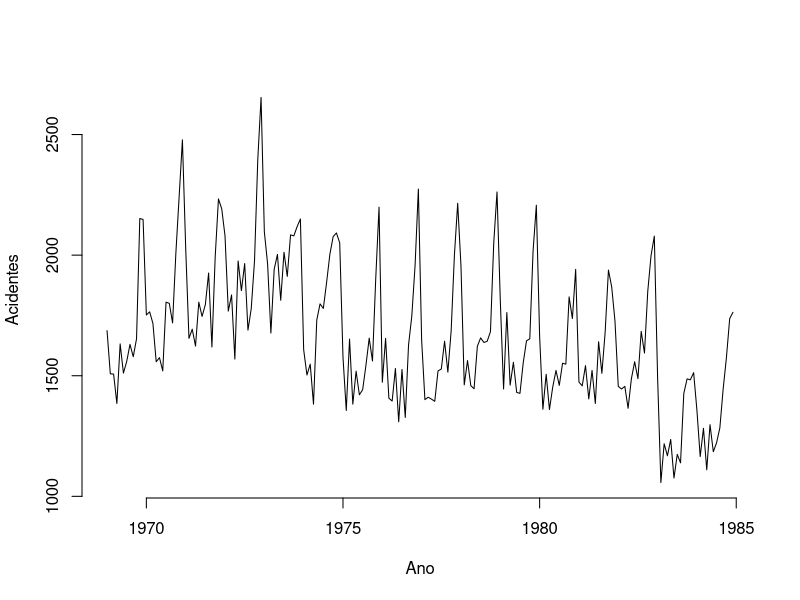
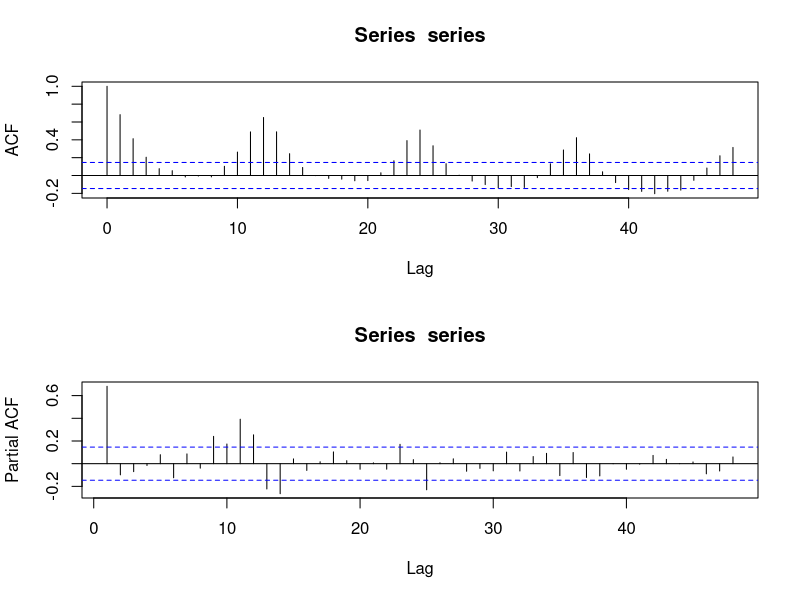
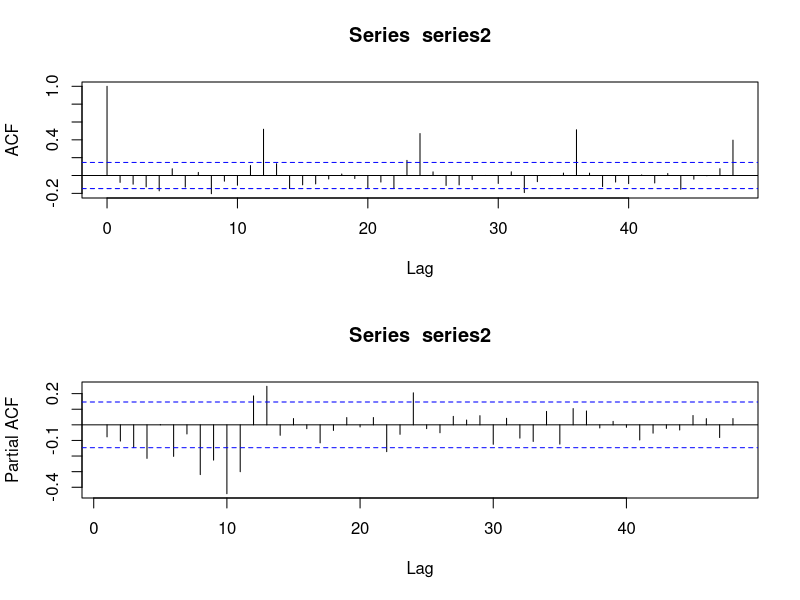
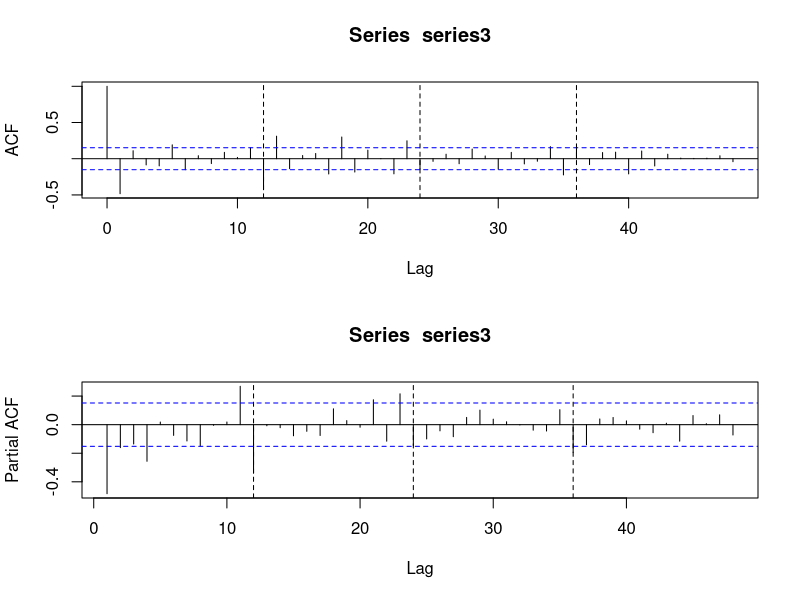
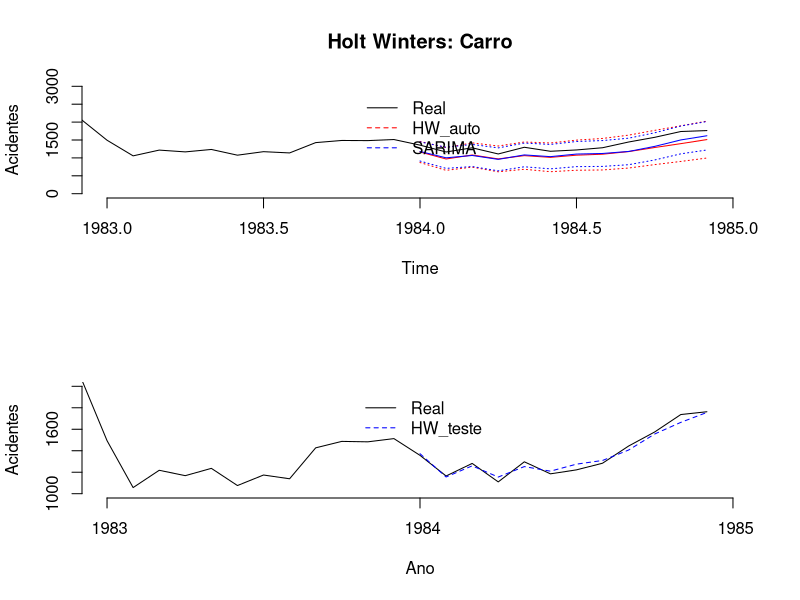
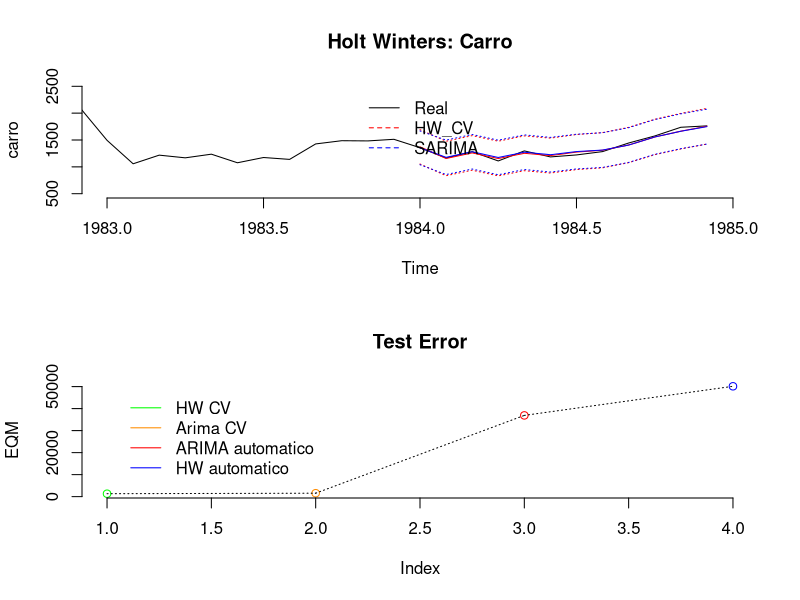
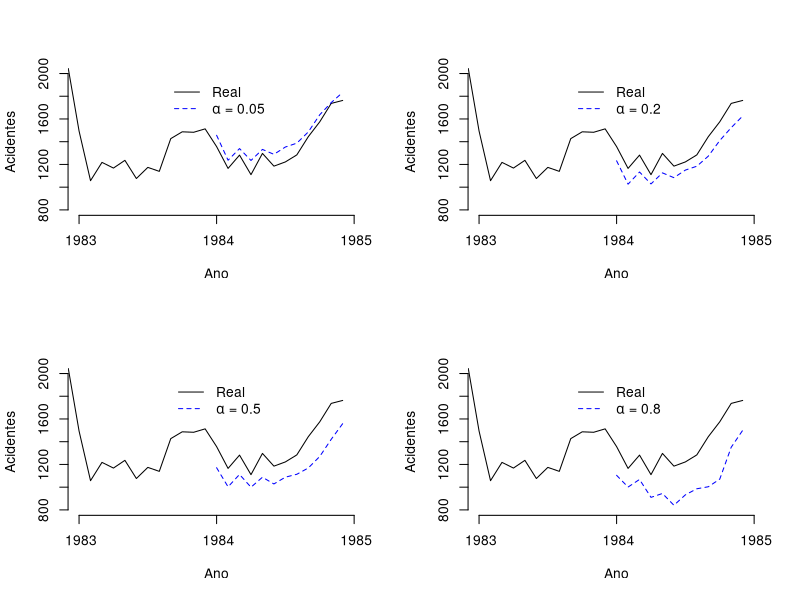
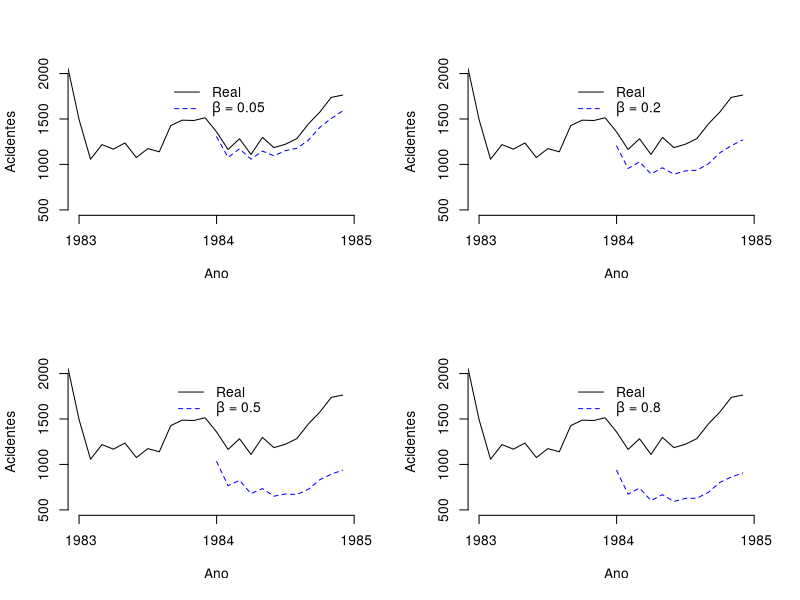

Write the R code that produced these figures, in order.
library(datasets)
library(forecast)
#library(stats)
#library(pastecs)

?UKDriverDeaths
carro <- datasets::UKDriverDeaths
plot.ts(carro, bty="n", ylab="Acidentes", xlab="Ano")   # Carro.jpeg
length(carro)
#trend.test(carro)

# Seatbelts
# ?Seatbelts
# Seatbelts
# plot.ts(Seatbelts)
# plot.ts(Seatbelts[,5], bty="n", ylab="Kms")  # kms



# Separando dados de teste

carro_treino <- subset(carro, end = 180)
carro_treino
carro_teste <- subset(carro, start = 181)
carro_teste


hw_carro_treino <- HoltWinters(carro_treino, seasonal = "add")        # a=0.3931 b=0.0167 c=0.3015
hw_carro_treino

arima_carro_treino <- auto.arima(carro_treino)    # ARIMA(1,1,2)(0,1,1)[12]
arima_carro_treino

windows()
par(mfrow = c (2,1))
series = ts(carro_treino)
acf(series,lag.max = 48)
pacf(series,lag.max = 48)

series2 = diff(series,lag = 1)
acf(series2,lag.max = 48)
pacf(series2,lag.max = 48)

series3 = diff(series2,lag=12)
acf(series3,lag.max = 48);abline(v=c(12,24,36),lty = 2)
pacf(series3,lag.max = 48);abline(v=c(12,24,36),lty = 2)

aj1 <- arima(carro_treino,c(1,1,2),seasonal = list(order = c(0,1,1),period = 12) ) #replicando a parte 1 do auto.arima
aj2 <- arima(carro_treino,c(1,1,1),seasonal = list(order = c(0,1,1),period = 12) ) 
aj3 <- arima(carro_treino,c(1,1,1),seasonal = list(order = c(0,1,2),period = 12) )
aj4 <- arima(carro_treino,c(1,0,0),seasonal = list(order = c(1,0,0),period = 12) )

EQM_aj1 <- sum((predict(aj1, 12)$pred - carro_teste)^2)/12
EQM_aj2 <- sum((predict(aj2, 12)$pred - carro_teste)^2)/12
EQM_aj3 <- sum((predict(aj3, 12)$pred - carro_teste)^2)/12
EQM_aj4 <- sum((predict(aj4, 12)$pred - carro_teste)^2)/12

EAM_aj1 <- sum(abs(predict(aj1, 12)$pred - carro_teste))/12
EAM_aj2 <- sum(abs(predict(aj2, 12)$pred - carro_teste))/12
EAM_aj3 <- sum(abs(predict(aj3, 12)$pred - carro_teste))/12
EAM_aj4 <- sum(abs(predict(aj4, 12)$pred - carro_teste))/12

AICs <- c(AIC(aj1),AIC(aj2),AIC(aj3),AIC(aj4))
BICs <- c(BIC(aj1),BIC(aj2),BIC(aj3),BIC(aj4))
EQMs <- c(EQM_aj1,EQM_aj2,EQM_aj3,EQM_aj4)
EAMs <- c(EAM_aj1,EAM_aj2,EAM_aj3,EAM_aj4)
ajuste <- c("aj1", "aj2", "aj3", "aj4")
data.frame(cbind(AICs,BICs,EQMs,EAMs), row.names=ajuste)    # overfitting


# Teste infantil inicial

HW_pred <- predict(hw_carro_treino, 12, prediction.interval = T, level = 0.95)

pred = predict(aj2, 12)
ypred = pred$pred
qinf= ypred - qnorm(.975)*pred$se
qsup= ypred + qnorm(.975)*pred$se


{plot.ts(carro, ylim=c(0, 3000), xlim=c(1983, 1985), main = "Holt Winters: Carro", bty="n", ylab="Acidentes")
      lines(HW_pred[,1], col="red", lty=1)      # HW_pred fit
      lines(HW_pred[,2], col="red", lty=3)      # HW_pred upr
      lines(HW_pred[,3], col="red", lty=3)      # HW_pred lwr
      #lines(predict(hw_carro_treino, 12), col="red", lty=2)
      lines(predict(aj2, 12)$pred,col = 'blue', lty=1)  # sarima_pred fit
      lines(qinf,col = 'blue',lty = 3)                  # sarima_pred lwr
      lines(qsup,col = 'blue',lty = 3)                  # sarima_pred upr
      legend("top", inset=.05,
             c("Real","HW_auto", "SARIMA"), lwd=1, lty=c(1,2,2), col=c("black","red", "blue"), bty="n") 
}

# # Cross-Validation do HW
# 
# niveis <- seq(from=0.01, to=1, by=0.01)
# n <- length(niveis)
# EQM_menor = 10^100
# 
# for(i in 1:n){
#   a <- niveis[i]
#   for(j in 1:n){
#     b <- niveis[j]
#     for(k in 1:n){
#       c <- niveis[k]
#       hw_cross <- HoltWinters(carro_treino, alpha=a, beta=b, gamma=c, seasonal = "add")
#       EQM <- sum( (predict(hw_cross, 12) - carro_teste)^2 )/12
#       if(EQM < EQM_menor){
#         EQM_menor <- EQM
#         A <- a
#         B <- b
#         C <- c
#       }
#     }
#   }
# }
# 
# EQM_menor
# # step:  0.1  |  0.05  |  0.01  | 0.01 (mult)
# A      # 0.3  |  0.2   |  0.08  |  0.21
# B      # 0.6  |  0.75  |  0.01  |  0.80
# C      # 0.1  |  0.20  |  0.26  |  0.2
# EQM_menor     #        |  1336  |  1391

A <- 0.08
B <- 0.01
C <- 0.26

hw_cross <- HoltWinters(carro_treino, alpha=A, beta=B, gamma=C, seasonal = "add")
EQM <- sum( (predict(hw_cross, 12) - carro_teste)^2 )/12
EQM

{
  marks <- c(1983, 1984, 1985)
  plot.ts(carro, ylim=c(1000, 2000), xlim=c(1983, 1985),           # Carro_HW.jpeg
        bty="n", ylab = "Acidentes", xlab= "Ano", xaxt="n")
  lines(predict(hw_cross, 12), col="blue", lty=2)
  legend("top", inset=.05,
         c("Real","HW_teste"), lwd=1, lty=c(1,2), col=c("black","blue"), bty="n")
  axis(1,at=marks,labels=formatC(marks, digits = 4))
}


####### Cross-Validation do arima 

aj2$coef
teste = arima(carro_treino,c(1,1,1),seasonal = list(order = c(0,1,1),period = 12),fixed = c(0.2205,-0.7579,-0.9) )
teste$coef

#  niveis <- seq(from= -1, to=1, by=0.02)
#  n <- length(niveis)
#  EQM_menor = 10^100
  
#  for(i in 1:n){
#    m <- niveis[i]
#    for(j in 1:n){
#      n <- niveis[j]
#      for(k in 1:n){
#        o <- niveis[k]
#        arima_cross <- arima(carro_treino,c(1,1,1),seasonal = list(order = c(0,1,1),period = 12),fixed = c(m,n,o))
#        EQM <- sum( (predict(arima_cross, 12)$pred - carro_teste)^2 )/12
#        if(EQM < EQM_menor){
#          EQM_menor <- EQM
#          M <- m
#          N <- n
#          O <- o
#        }
#      }
#    }
#  }
  
  # EQM_menor (a partir do aj2)
# # step:  0.2  |  0.1   |  0.02
# M      # 0.2  |  0.3   |  0.16
# N      # -1   |  1     |  -0.96
# O      # -0.4 |  -0.9  |  -0.76
# Original: 0.2205 -0.7579 -0.9127861

M <- 0.16
N <- -0.96
O <- -0.76

hw_cross <- HoltWinters(carro_treino, alpha=A, beta=B, gamma=C, seasonal = "add")
HW_pred_cross <- predict(hw_cross, 12, prediction.interval = T, level = 0.95)

arima_cross <- arima(carro_treino,c(1,1,1),seasonal = list(order = c(0,1,1),period = 12),fixed = c(M,N,O))
pred_cross = predict(arima_cross, 12)
ypred_cross = pred_cross$pred
qinf_cross= ypred_cross - qnorm(.975)*pred_cross$se
qsup_cross= ypred_cross + qnorm(.975)*pred_cross$se

  
{plot.ts(carro, ylim=c(500, 2500), xlim=c(1983, 1985), main = "Holt Winters: Carro", bty="n")
      lines(HW_pred_cross[,1], col="red", lty=1)
      lines(HW_pred_cross[,2], col="red", lty=3)      # HW_pred upr
      lines(HW_pred_cross[,3], col="red", lty=3)      # HW_pred lwr
      lines(predict(arima_cross, 12)$pred,col = 'blue', lty=1) 
      lines(qinf_cross,col = 'blue',lty = 3)                   # sarima_pred lwr
      lines(qsup_cross,col = 'blue',lty = 3)                   # sarima_pred upr
      legend("top", inset=.05,
             c("Real","HW_CV", "SARIMA"), lwd=1, lty=c(1,2,2), col=c("black","red", "blue"), bty="n") 
}



EQM_HW_CV <- sum((predict(hw_cross, 12) - carro_teste)^2)/12              # HW Cross-Validation
EQM_arima_CV <- sum((predict(arima_cross, 12)$pred - carro_teste)^2)/12   # ARIMA automatico
EQM_HW_auto <- sum((predict(hw_carro_treino, 12) - carro_teste)^2)/12     # HW automatico
EQM_arima_auto <- sum((predict(aj2, 12)$pred - carro_teste)^2)/12         # ARIMA automatico

EAM_HW_CV <- sum(abs(predict(hw_cross, 12) - carro_teste))/12             # HW Cross-Validation
EAM_arima_CV <- sum(abs(predict(arima_cross, 12)$pred - carro_teste))/12  # ARIMA automatico
EAM_HW_auto <- sum(abs(predict(hw_carro_treino, 12) - carro_teste))/12    # HW automatico
EAM_arima_auto <- sum(abs(predict(aj2, 12)$pred - carro_teste))/12        # ARIMA automatico


EQMs <- c(EQM_HW_CV, EQM_arima_CV, EQM_HW_auto,EQM_arima_auto)
EAMs <- c(EAM_HW_CV, EAM_arima_CV, EAM_HW_auto,EAM_arima_auto)
ajuste <- c("HW CV", "ARIMA CV", "HW auto", "ARIMA auto")
data.frame(cbind(EQMs, EAMs), row.names = ajuste)


{plot(c(EQM_HW_CV,EQM_arima_CV,EQM_arima_auto, EQM_HW_auto), col=c("green","dark orange","red","blue"), type = "p", main = "Test Error", ylab="EQM", bty="n")
      legend("topleft", inset=.05, c("HW CV","Arima CV" ,"ARIMA automatico","HW automatico"), lty = 1, 
             col=c("green","dark orange","red","blue"), bty="n") 
        
      segments(x0=1, y0=EQM_HW_CV, x1=2, y1=EQM_arima_CV, lty=3)
      segments(x0=2, y0=EQM_arima_CV, x1=3, y1=EQM_arima_auto, lty=3)
      segments(x0=3, y0=EQM_arima_auto, x1=4, y1=EQM_HW_auto, lty=3)
}













# Comparação pra ver a diferença nos parametros

marks <- c(1983, 1984, 1985)

# Alpha

HW_alpha_1 <- HoltWinters(carro_treino, alpha=0.05, beta=B, gamma=C, seasonal = "add")
HW_alpha_2 <- HoltWinters(carro_treino, alpha=0.2, beta=B, gamma=C, seasonal = "add")
HW_alpha_3 <- HoltWinters(carro_treino, alpha=0.5, beta=B, gamma=C, seasonal = "add")
HW_alpha_4 <- HoltWinters(carro_treino, alpha=0.8, beta=B, gamma=C, seasonal = "add")

{windows()
par(mfrow = c(2,2))                   # Carro_param_alpha.jpeg

plot.ts(carro, ylim=c(800, 2000), xlim=c(1983, 1985), bty="n", ylab="Acidentes", xlab= "Ano", xaxt="n")
lines(predict(HW_alpha_1, 12), col="blue", lty=2)
legend("top", inset=.05,
       c("Real",expression(paste(alpha, " = 0.05"))), lwd=1, lty=c(1,2), col=c("black","blue"), bty="n") 
axis(1,at=marks,labels=formatC(marks, digits = 4))

plot.ts(carro, ylim=c(800, 2000), xlim=c(1983, 1985), bty="n", ylab="Acidentes", xlab= "Ano", xaxt="n")
lines(predict(HW_alpha_2, 12), col="blue", lty=2)
legend("top", inset=.05,
       c("Real",expression(paste(alpha, " = 0.2"))), lwd=1, lty=c(1,2), col=c("black","blue"), bty="n") 
axis(1,at=marks,labels=formatC(marks, digits = 4))

plot.ts(carro, ylim=c(800, 2000), xlim=c(1983, 1985), bty="n", ylab="Acidentes", xlab= "Ano", xaxt="n")
lines(predict(HW_alpha_3, 12), col="blue", lty=2)
legend("top", inset=.05,
       c("Real",expression(paste(alpha, " = 0.5"))), lwd=1, lty=c(1,2), col=c("black","blue"), bty="n") 
axis(1,at=marks,labels=formatC(marks, digits = 4))

plot.ts(carro, ylim=c(800, 2000), xlim=c(1983, 1985), bty="n", ylab="Acidentes", xlab= "Ano", xaxt="n")
lines(predict(HW_alpha_4, 12), col="blue", lty=2)
legend("top", inset=.05,
       c("Real",expression(paste(alpha, " = 0.8"))), lwd=1, lty=c(1,2), col=c("black","blue"), bty="n") 
axis(1,at=marks,labels=formatC(marks, digits = 4))
}




# Beta

HW_beta_1 <- HoltWinters(carro_treino, alpha=A, beta=0.05, gamma=C, seasonal = "add")
HW_beta_2 <- HoltWinters(carro_treino, alpha=A, beta=0.2, gamma=C, seasonal = "add")
HW_beta_3 <- HoltWinters(carro_treino, alpha=A, beta=0.5, gamma=C, seasonal = "add")
HW_beta_4 <- HoltWinters(carro_treino, alpha=A, beta=0.8, gamma=C, seasonal = "add")


{windows()
par(mfrow = c(2,2))                   # Carro_param_beta.jpeg

plot.ts(carro, ylim=c(500, 2000), xlim=c(1983, 1985), bty="n", ylab="Acidentes", xlab= "Ano", xaxt="n")
lines(predict(HW_beta_1, 12), col="blue", lty=2)
legend("top", inset=.05,
       c("Real",expression(paste(beta, " = 0.05"))), lwd=1, lty=c(1,2), col=c("black","blue"), bty="n") 
axis(1,at=marks,labels=formatC(marks, digits = 4))

plot.ts(carro, ylim=c(500, 2000), xlim=c(1983, 1985), bty="n", ylab="Acidentes", xlab= "Ano", xaxt="n")
lines(predict(HW_beta_2, 12), col="blue", lty=2)
legend("top", inset=.05,
       c("Real",expression(paste(beta, " = 0.2"))), lwd=1, lty=c(1,2), col=c("black","blue"), bty="n") 
axis(1,at=marks,labels=formatC(marks, digits = 4))

plot.ts(carro, ylim=c(500, 2000), xlim=c(1983, 1985), bty="n", ylab="Acidentes", xlab= "Ano", xaxt="n")
lines(predict(HW_beta_3, 12), col="blue", lty=2)
legend("top", inset=.05,
       c("Real",expression(paste(beta, " = 0.5"))), lwd=1, lty=c(1,2), col=c("black","blue"), bty="n") 
axis(1,at=marks,labels=formatC(marks, digits = 4))

plot.ts(carro, ylim=c(500, 2000), xlim=c(1983, 1985), bty="n", ylab="Acidentes", xlab= "Ano", xaxt="n")
lines(predict(HW_beta_4, 12), col="blue", lty=2)
legend("top", inset=.05,
       c("Real",expression(paste(beta, " = 0.8"))), lwd=1, lty=c(1,2), col=c("black","blue"), bty="n") 
axis(1,at=marks,labels=formatC(marks, digits = 4))
}



# Gama

HW_gama_1 <- HoltWinters(carro_treino, alpha=A, beta=B, gamma=0.05, seasonal = "add")
HW_gama_2 <- HoltWinters(carro_treino, alpha=A, beta=B, gamma=0.2, seasonal = "add")
HW_gama_3 <- HoltWinters(carro_treino, alpha=A, beta=B, gamma=0.5, seasonal = "add")
HW_gama_4 <- HoltWinters(carro_treino, alpha=A, beta=B, gamma=0.8, seasonal = "add")


{windows()
par(mfrow = c(2,2))                   # Carro_param_gamma.jpeg

plot.ts(carro, ylim=c(900, 2000), xlim=c(1983, 1985), bty="n", ylab="Acidentes", xlab= "Ano", xaxt="n")
lines(predict(HW_gama_1, 12), col="blue", lty=2)
legend("top", inset=.05,
       c("Real",expression(paste(gamma, " = 0.05"))), lwd=1, lty=c(1,2), col=c("black","blue"), bty="n") 
axis(1,at=marks,labels=formatC(marks, digits = 4))

plot.ts(carro, ylim=c(900, 2000), xlim=c(1983, 1985), bty="n", ylab="Acidentes", xlab= "Ano", xaxt="n")
lines(predict(HW_gama_2, 12), col="blue", lty=2)
legend("top", inset=.05,
       c("Real",expression(paste(gamma, " = 0.2"))), lwd=1, lty=c(1,2), col=c("black","blue"), bty="n") 
axis(1,at=marks,labels=formatC(marks, digits = 4))

plot.ts(carro, ylim=c(900, 2000), xlim=c(1983, 1985), bty="n", ylab="Acidentes", xlab= "Ano", xaxt="n")
lines(predict(HW_gama_3, 12), col="blue", lty=2)
legend("top", inset=.05,
       c("Real",expression(paste(gamma, " = 0.5"))), lwd=1, lty=c(1,2), col=c("black","blue"), bty="n") 
axis(1,at=marks,labels=formatC(marks, digits = 4))

plot.ts(carro, ylim=c(1000, 2000), xlim=c(1983, 1985), bty="n", ylab="Acidentes", xlab= "Ano", xaxt="n")
lines(predict(HW_gama_4, 12), col="blue", lty=2)
legend("top", inset=.05,
       c("Real",expression(paste(gamma, " = 0.8"))), lwd=1, lty=c(1,2), col=c("black","blue"), bty="n") 
axis(1,at=marks,labels=formatC(marks, digits = 4))
}




# Cross Validation Errors

niveis <- seq(from=0.01, to=1, by=0.01)
n <- length(niveis)

# Alpha

error_a <- rep(0, n)

for(i in 1:n){
        a <- niveis[i]
        hw_cross <- HoltWinters(carro_treino, alpha=a, beta=B, gamma=C, seasonal = "add")
        EQM <- mean( sqrt(((predict(hw_cross, 12) - carro_teste)^2))/carro_teste)
        error_a[i] <- EQM
        
}

min(error_a)                # erro minimo
niveis[which.min(error_a)]  # valor que leva a esse erro
{plot(niveis, error_a, xlab = expression(alpha), ylab = "Raiz do EQMR", bty="n",type="l", lwd=1)    # Carro_EQM_alpha.jpeg
        legend("top",lty=0, c(expression(paste(beta, " = 0.01")), expression(paste(gamma, " = 0.26"))),lwd=1, bty="n")
abline(v=0.08,lty=2)
        }



# Beta

error_b <- rep(0, n)

for(i in 1:n){
        b <- niveis[i]
        hw_cross <- HoltWinters(carro_treino, alpha=A, beta=b, gamma=C, seasonal = "add")
        EQM <- mean( sqrt(((predict(hw_cross, 12) - carro_teste)^2))/carro_teste)
        error_b[i] <- EQM
        
}

min(error_b)                # erro minimo
niveis[which.min(error_b)]  # valor que leva a esse erro
{plot(niveis, error_b, xlab = expression(beta), ylab = "Raiz do EQMR", bty="n",type="l", lwd=1)    # Carro_EQM_beta.jpeg
        legend("topleft",lty=0, c(expression(paste(alpha, " = 0.08")), expression(paste(gamma, " = 0.26"))),lwd=1, bty="n")
abline(v=0.01,lty=2)
}



# Gamma Aditivo

error_c_add <- rep(0, n)

for(i in 1:n){
        c <- niveis[i]
        hw_cross <- HoltWinters(carro_treino, alpha=A, beta=B, gamma=c, seasonal = "add")
        EQM <- mean( sqrt(((predict(hw_cross, 12) - carro_teste)^2))/carro_teste)
        error_c_add[i] <- EQM
        
}

min(error_c_add)                # erro minimo
niveis[which.min(error_c_add)]  # valor que leva a esse erro
{plot(niveis, error_c_add, xlab = expression(gamma), ylab = "Raiz do EQMR", bty="n",type="l", lwd=1)    # Carro_EQM_gamma.jpeg
        legend("top",lty=0, c(expression(paste(alpha, " = 0.08")), expression(paste(beta, " = 0.01"))),lwd=1, bty="n")
abline(v=0.26,lty=2)
}



{plot(niveis, error_a, xlab = "Parâmetro", type = "l", lty = 1, lwd = 2, col = "red",   # Carro_EQM_todos.jpeg
     ylab = "Raiz do EQMR", bty="n", ylim = c(0, 0.5))
lines(niveis, error_b, lty = 2, lwd = 2, col = "blue")
lines(niveis, error_c_add, lty = 3, lwd = 2, col = "green4")
legend("topleft",c(expression(alpha), expression(beta), expression(gamma)), 
       lty=c(1,2,3), lwd=2, bty="n",col=c("red","blue", "green4"))
}



######################

# # Multiplicativo
# 
# HW_gama_M_1 <- HoltWinters(carro_treino, alpha=A, beta=B, gamma=0.05, seasonal = "mult")
# HW_gama_M_2 <- HoltWinters(carro_treino, alpha=A, beta=B, gamma=0.2, seasonal = "mult")
# HW_gama_M_3 <- HoltWinters(carro_treino, alpha=A, beta=B, gamma=0.5, seasonal = "mult")
# HW_gama_M_4 <- HoltWinters(carro_treino, alpha=A, beta=B, gamma=0.8, seasonal = "mult")
# 
# 
# {windows()
#   par(mfrow = c(2,2))
#   
#   plot.ts(carro, ylim=c(0, 3000), xlim=c(1983, 1985), main = "Holt Winters: Carro (Multiplicativo)", bty="n")
#   lines(predict(HW_gama_M_1, 12), col="blue", lty=2)
#   legend("top", inset=.05,
#          c("Real",expression(paste(gamma, " = 0.05"))), lwd=1, lty=c(1,2), col=c("black","blue"), bty="n") 
#   axis(1,at=marks,labels=formatC(marks, digits = 4))
#   
#   plot.ts(carro, ylim=c(0, 3000), xlim=c(1983, 1985), main = "Holt Winters: Carro (Multiplicativo)", bty="n")
#   lines(predict(HW_gama_M_2, 12), col="blue", lty=2)
#   legend("top", inset=.05,
#          c("Real",expression(paste(gamma, " = 0.2"))), lwd=1, lty=c(1,2), col=c("black","blue"), bty="n") 
#   axis(1,at=marks,labels=formatC(marks, digits = 4))
#   
#   plot.ts(carro, ylim=c(0, 3000), xlim=c(1983, 1985), main = "Holt Winters: Carro (Multiplicativo)", bty="n")
#   lines(predict(HW_gama_M_3, 12), col="blue", lty=2)
#   legend("top", inset=.05,
#          c("Real",expression(paste(gamma, " = 0.5"))), lwd=1, lty=c(1,2), col=c("black","blue"), bty="n") 
#   axis(1,at=marks,labels=formatC(marks, digits = 4))
#   
#   plot.ts(carro, ylim=c(0, 3000), xlim=c(1983, 1985), main = "Holt Winters: Carro (Multiplicativo)", bty="n")
#   lines(predict(HW_gama_M_4, 12), col="blue", lty=2)
#   legend("top", inset=.05,
#          c("Real",expression(paste(gamma, " = 0.8"))), lwd=1, lty=c(1,2), col=c("black","blue"), bty="n") 
#   axis(1,at=marks,labels=formatC(marks, digits = 4))
# }
#
#
# # Gamma Multiplicativo
# 
# error_c_mult <- rep(0, n)
# 
# for(i in 1:n){
#         c <- niveis[i]
#         hw_cross <- HoltWinters(carro_treino, alpha=A, beta=B, gamma=c, seasonal = "mult")
#         EQM <- sum( (predict(hw_cross, 12) - carro_teste)^2 )/12
#         error_c_mult[i] <- EQM
#         
# }
# 
# min(error_c_mult)                # erro minimo
# niveis[which.min(error_c_mult)]  # valor que leva a esse erro
# {plot(niveis, error_c_mult, xlab = c(expression(paste(gamma, " (multiplicativo)"))), ylab = "EQM", bty="n")
#         legend("topleft",lty=0, c(expression(paste(alpha, " = 0.08")), expression(paste(beta, " = 0.01"))),lwd=1, bty="n")
# }
# 
# 
# 
# {windows()
#         par(mfrow = c(2,2))
#         
#         plot(niveis, error_a, xlab = "Alpha", ylab = "EQM", bty="n")
#         legend("topleft",lty=0, c(expression(paste(beta, " = 0.01")), expression(paste(gamma, " = 0.26"))),lwd=1, bty="n")
#         plot(niveis, error_b, xlab = "Beta", ylab = "EQM", bty="n")
#         legend("topleft",lty=0, c(expression(paste(alpha, " = 0.08")), expression(paste(gamma, " = 0.26"))),lwd=1, bty="n")
#         plot(niveis, error_c_add, xlab = "Gamma (aditivo)", ylab = "EQM", bty="n")
#         legend("topleft",lty=0, c(expression(paste(alpha, " = 0.08")), expression(paste(beta, " = 0.01"))),lwd=1, bty="n")
#         plot(niveis, error_c_mult, xlab = "Gamma (multiplicativo)", ylab = "EQM", bty="n")
#         legend("topleft",lty=0, c(expression(paste(alpha, " = 0.08")), expression(paste(beta, " = 0.01"))),lwd=1, bty="n")
# }
